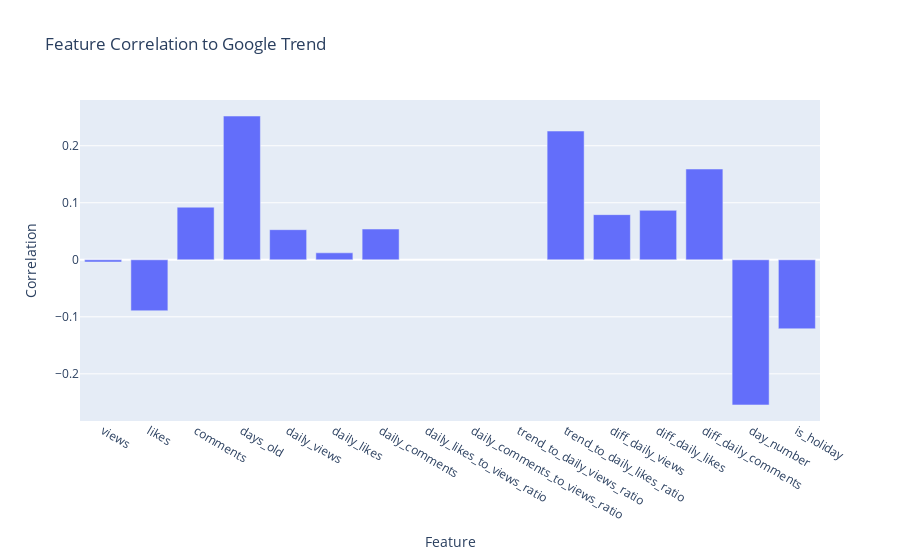

Source (notebook cell):
### Markdown cell above
#### Correlations
Data correlations are also explored in order to find relevant features for inclusion during predictive modelling - although usually a useful tool, due to the nature of this domain and scope of the modelling (with every news item varying in total "news relevancy" length), a generated correlation matrix is more useful as a datapoint, to determine if the output prediction model will be useful/accurate or not, rather than strictly as a tool for feature selection.

The primary information for this use is to determine lineatiy with the target variable "trend" - some correlation is good, but ultra-high collinearity (or having all collinearities be very close to 0) indicates the model will be substandard.

### Code cell
analyser = RunAnalysis()
corr_matrix_norm = analyser.get_corr_matrix(data_normalised)

fig = px.bar(corr_matrix_norm, x='Feature', y='Correlation', title='Feature Correlation to Google Trend')
fig.show()

### Figure 1 — Plotly figure (JSON) as saved in the notebook; plotly's stock layout.template omitted (floating-point values rounded to 4 significant figures)
{"data": [{"alignmentgroup": "True", "hovertemplate": "Feature=%{x}<br>Correlation=%{y}<extra></extra>", "legendgroup": "", "marker": {"color": "#636efa", "pattern": {"shape": ""}}, "name": "", "offsetgroup": "", "orientation": "v", "showlegend": false, "textposition": "auto", "type": "bar", "x": ["views", "likes", "comments", "days_old", "daily_views", "daily_likes", "daily_comments", "daily_likes_to_views_ratio", "daily_comments_to_views_ratio", "trend_to_daily_views_ratio", "trend_to_daily_likes_ratio", "diff_daily_views", "diff_daily_likes", "diff_daily_comments", "day_number", "is_holiday"], "xaxis": "x", "y": [-0.003865, -0.08936, 0.09227, 0.2521, 0.05283, 0.01224, 0.05392, null, null, null, 0.2258, 0.07921, 0.08671, 0.1592, -0.2546, -0.121], "yaxis": "y"}], "layout": {"barmode": "relative", "legend": {"tracegroupgap": 0}, "title": {"text": "Feature Correlation to Google Trend"}, "xaxis": {"anchor": "y", "domain": [0, 1], "title": {"text": "Feature"}}, "yaxis": {"anchor": "x", "domain": [0, 1], "title": {"text": "Correlation"}}}}
